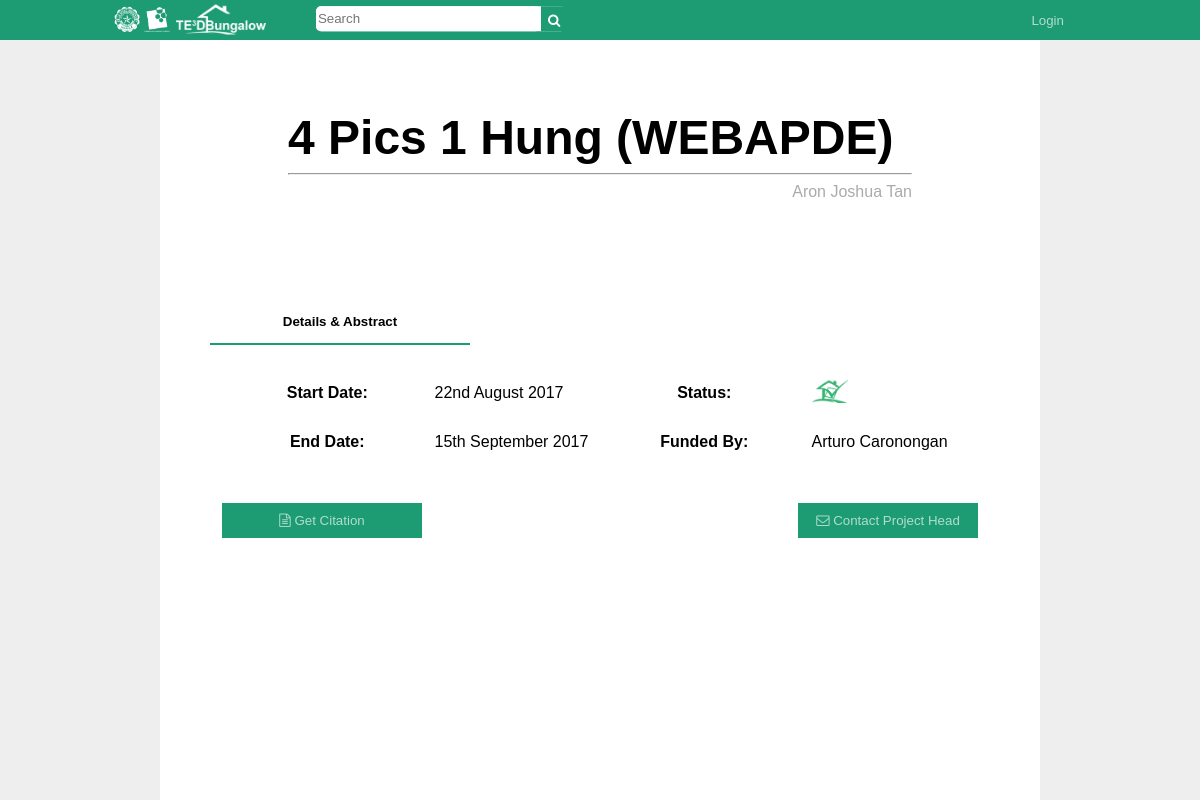
/project.php?pid=2, run on the app's committed database.
### tables this page shows
CREATE TABLE `tptable` (
  `tpID` int(11) NOT NULL AUTO_INCREMENT,
  `tpTitle` varchar(99) NOT NULL,
  `tpDesc` varchar(10000) NOT NULL,
  `tpSDate` date NOT NULL,
  `tpEDate` date DEFAULT NULL,
  `tpAccessLVL` int(11) NOT NULL,
  `pHead` varchar(50) DEFAULT NULL,
  `pVentureC` varchar(45) DEFAULT NULL,
  PRIMARY KEY (`tpID`)
);

CREATE TABLE `users` (
  `uName` varchar(45) NOT NULL,
  `uPass` varchar(15) NOT NULL,
  `uID` int(11) NOT NULL AUTO_INCREMENT,
  `uType` int(11) NOT NULL,
  `uFName` varchar(45) NOT NULL,
  `uLName` varchar(45) NOT NULL,
  `uGender` varchar(10) NOT NULL,
  `uOccupation` varchar(30) NOT NULL,
  `uAffiliation` varchar(50) NOT NULL,
  `uActive` int(1) NOT NULL DEFAULT '1',
  PRIMARY KEY (`uID`)
);

### html/project.php (the view, shortened to what this page needs)
<?php
include '../php/dbh.php';
?>
<!DOCTYPE html>
<html>
<link rel="stylesheet" href="https://cdnjs.cloudflare.com/ajax/libs/font-awesome/4.7.0/css/font-awesome.min.css">
<link rel="stylesheet" href="../css/style.css">
<link rel="stylesheet" href="../css/project.css">
<?php
  $uli = '0';
  $pID = $_GET['pid'];
	$sql = "SELECT * FROM tptable WHERE tpID LIKE ".$pID;
	$result = mysqli_query($conn,$sql);
	$project = mysqli_fetch_assoc($result);
?>
</head>
<body>
	<div id="toolbar">
    <div id="logo">
      <img src="../images/dlsu_logo_w.png" height="30px">
      <a href="index.php"><img src="../images/logo_full.png" height="30px"></a>
    </div>
    <div id="searchBar">
      <form action="search.php" method="POST">
        <input id="searchTerm" type="text" name="search-field" placeholder="Search"/>
        <button id="searchButton" type="submit" name="search-button">
          <i class="fa fa-search"></i>
        </button>
      </form>
    </div>
		<?php
      if($uli == '1'){
        echo "<ul id=\"toolbarButtons\">
                <li><button id=\"userName\" class=\"toolbarButton\" onclick=\"location.href='profile.php?mID=".$_COOKIE['uID']."&isUser=1';\">".$_COOKIE['uFName']." ".$_COOKIE['uLName']."</button></li>
                <li><button class=\"toolbarButton\" onclick=\"location.href='../php/logOut.php'\">Logout</button></li>
              </ul>";
      }else{
        echo "<ul id=\"toolbarButtons\">
                <li><button class=\"toolbarButton\" name=\"li1\" onclick=\"openLogin();\">Login</button></li>
              </ul>";
      }
    ?>
  </div>
  <div id="wrap">
    <div id="pageHead">
      <?php
				$query = 'SELECT uID, uFName, uLName FROM users WHERE uID = ' .$project['pHead'].'';
				$queryResult = mysqli_query($conn,$query);
				$pHeadResult = mysqli_fetch_assoc($queryResult);
      ?>
			<?php
				echo "<p id=\"pageTitle\">".$project['tpTitle'];
			?>
			<hr>
			<p class="pageLegend">
			<?php
				echo "<p id=\"projectHead\">".$pHeadResult['uFName']." ".$pHeadResult['uLName']."</p>";
			?>
		</div>
  	<div id="tabButtons">
      <button id="defaultOpen" class="tabButton" onclick="openTab(event, 'abstract')">Details & Abstract</button>
    </div>
  	<div id="abstract" class="tabContent">
			<?php
				if($project['tpEDate'] != null && $project['tpEDate'] == $project['tpSDate']){
					$iClass = "cancelled";
					$date = date_create($project['tpSDate']);
					$projStart = date_format($date, 'jS F Y');
					$date = date_create($project['tpEDate']);
					$projEnd = date_format($date, 'jS F Y');
				}
				else if($project['tpEDate'] != null && $project['tpEDate'] != $project['tpSDate']){
					$iClass = "done";
					$date = date_create($project['tpSDate']);
					$projStart = date_format($date, 'jS F Y');
					$date = date_create($project['tpEDate']);
					$projEnd = date_format($date, 'jS F Y');
				}
			?>
			<table class="p100">
				<tr>
					<th class="p25">Start Date:</th>
					<?php
						echo "<td class='p25'> ".$projStart." </td>";
					?>
					<th class="p25">Status:</th>
					<?php
						echo "<td id='statusTD' class='p25'><i class='".$iClass."'></i></td>";
					?>
				</tr>
				<tr>
					<th>End Date:</th>
					<?php
						echo "<td> ".$projEnd." </td>";
					?>
					<th>Funded By:</th>
					<?php
						echo "<td> ".$project['pVentureC']." </td>";
					?>
				</tr>
			</table>
			<div id="projectAbstract">
			<?php
      	echo "<br>";
      ?>
		</div>
      <div class="footbuttonContainer">
        <?php
        	echo "<button id=\"getCitation\" onclick=\"copyToClipboard('#copy-text')\"><i class=\"fa fa-file-text-o\"></i> Get Citation</button>";
        	if(!isset($_COOKIE['loggedIn']))
        		echo "<button id=\"contactProjectHead\" onclick=\"openContactHead()\"><i class=\"fa fa-envelope-o\"></i> Contact Project Head</button>";
        ?>
      </div>
  	</div>
	</div>
  <div id="wrapbg">
  </div>
</body>
</html>

### css/style.css (style rules this page uses)
html, body { background: #eeeeee; font-family: Arial, Helvetica, sans-serif; height: 100%; margin: 0; overflow-y: overlay; }
#toolbar { background: #1d9b72; box-sizing: border-box; height: 40px; line-height: 40px; top: 0; padding: 0 8% 0 6%; position: fixed; width: 100%; z-index: 2; }
#logo { display: inline-block; float: left; margin: 0 50px 0 40px; padding: 0; transform: translateY(10%); }
#searchBar { background: #fff; border-radius: 5px; display: inline-block; height: 25px; margin: 0; padding: 0; position: relative; transform: translateY(25%); width: 250px; }
#searchTerm { border: none; border-radius: 5px; float: left; height: 21px; margin: 0; outline: none; padding: 2px; width: 221px; }
#searchButton { background: #1d9b72; border: none; color: #fff; cursor: pointer; float: right; height: 25px; margin: 0; outline: none; width: 25px; }
#toolbarButtons { list-style-type: none; float: right; margin: 0; padding: 0; }
#toolbarButtons li { float: left; margin: 0; padding: 0; }
#wrap { background: #fff; margin: 0 auto; padding: 50px; width: 65%; z-index: 1; }
#wrapbg { background: #fff; display: block; height: 100%; left: 0; margin: 0 auto; padding: 50px; position: fixed; right: 0; width: 65%; z-index: 0; }
#pageHead { display: block; margin: 0 auto 10px auto; min-height: 200px; padding: 20px; position: relative; width: 80%; }
#tabButtons { display: inline-block; height: 50px; margin: 0 auto 0 auto; width: 100%; }
#tabButtons button.active { border-bottom: 2px solid #1d9b72; color: #000; }
#details th, td { padding: 10px; }
.toolbarButton { background: #1d9b72; border: none; color: #b0ddce; cursor: pointer; height: 35px; margin: 0 20px 0 0; outline: none; padding: 0 20px 0 20px; }
.pageLegend { color: #aaa; float: right; margin: 0; }
.tabButton { background: none; border: none; border-bottom: 2px solid #eee; border-right: 2px solid #eee; color: #999; cursor: pointer; float: left; font-weight: bold; outline: none; padding: 14px 16px; width: 33.33%; }
.tabButton:last-child { border-right: none; }
.tabContent { display: none; height: 100%; padding: 10px 12px; position: relative; }
.done:before { background: url("../images/status/Done.png"); background-repeat: no-repeat; background-size: 40px; content: ''; display: inline-block; height: 25px; margin: 0; padding: 0; width: 36px; }
#pageTitle { display: block; font-size: 3.0em; font-weight: bold; margin: 40px 0 0 0; padding: 0; position: relative; }
button, input[type=button], input[type=submit] { background: #1d9b72; border: none; color: #b0ddce; cursor: pointer; outline: none; padding: 7px; text-align: center; }
.p25 { margin: 5px; width: 22%; }
.p100 { display: inline; margin: 5px; padding: 5px; width: 96%; }

### css/project.css (style rules this page uses)
#abstract { position: relative; }
#projectHead { color: #aaa; float: right; margin: 0; text-align: right; }
.footbuttonContainer { display: inline-block; height: 25px; position: relative; width: 100%; }
#downloadAbstract, #getCitation { margin: 20px 0 0 0; padding: 10px; position: relative; width: 200px; }
#contactProjectHead { background: #1d9b72; border: none; color: #b0ddce; cursor: pointer; margin: 20px 0 0 0; outline: none; padding: 10px; position: absolute; right: 0; width: 180px; }
#projectFiles th, td { border: 2px solid #fff; padding: 10px; }

### data on the page
tptable: tpTitle "4 Pics 1 Hung (WEBAPDE)", tpSDate "22nd August 2017", tpEDate "15th September 2017", pVentureC "Arturo Caronongan"
users: uFName "Aron Joshua", uLName "Tan"
